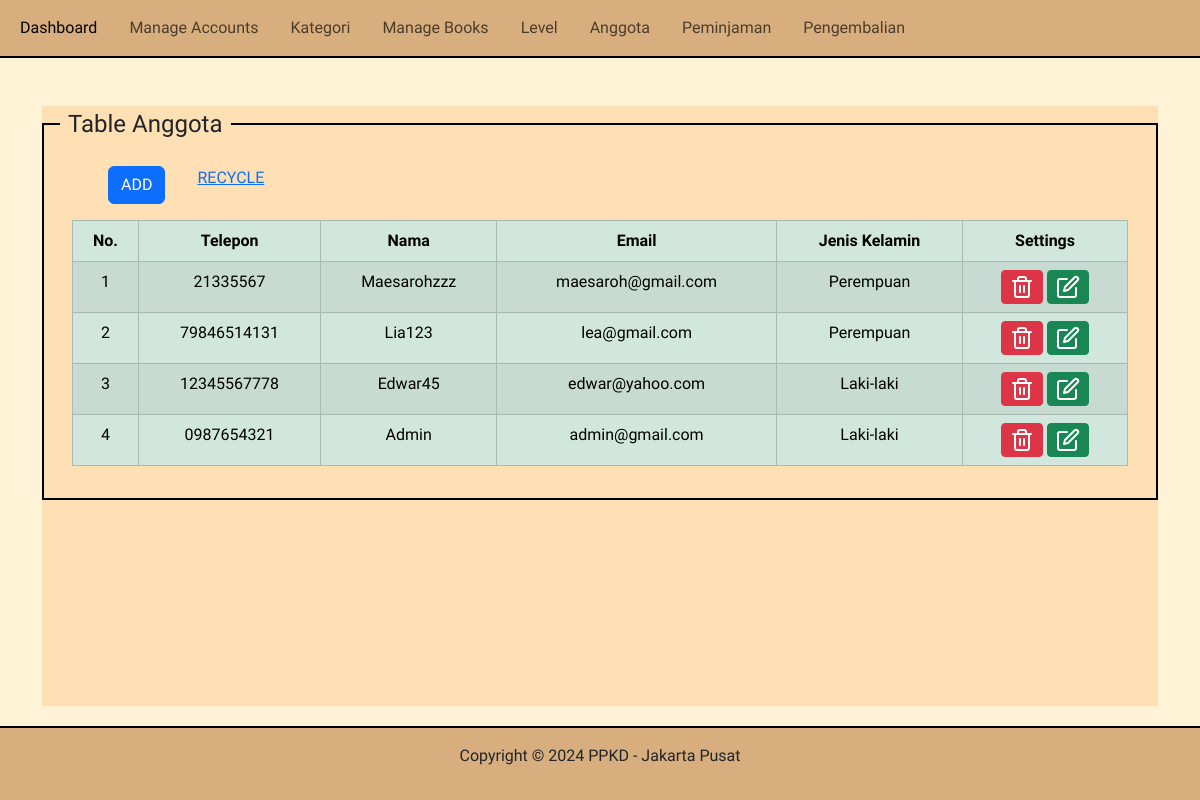
Screenshot of /?pg=table-anggota with the database file from the repository.
### tables this page shows
CREATE TABLE `user` (
  `id` int(11) NOT NULL,
  `nama` varchar(50) NOT NULL,
  `email` varchar(50) NOT NULL,
  `password` varchar(100) NOT NULL,
  `jenis_kelamin` varchar(10) NOT NULL,
  `telepon` varchar(16) NOT NULL
);

### content/table-anggota.php (the view)
<?php
$user = mysqli_query($koneksi, 'SELECT * FROM user ORDER BY id DESC');
?>
<div class="container table-anggota">
    <div class="warna">
        <fieldset class='border border-black border-2 p-3'>
            <legend class='float-none w-auto px-2'>Table Anggota</legend>
            <div class="d-flex ms-5">
                <a href="?pg=tambah-user" class='btn btn-primary me-3'>ADD</a>
                <a href="" class='ms-3'>RECYCLE</a>
            </div>
            <div class="container mt-3 d-flex justify-content-center initable">
                <table class='text-center table table-bordered table-success table-striped'>
                    <thead>
                        <tr>
                            <th>No.</th>
                            <th>Telepon</th>
                            <th>Nama</th>
                            <th>Email</th>
                            <th>Jenis Kelamin</th>
                            <th>Settings</th>
                        </tr>
                    </thead>
                    <tbody>
                        <?php
                        $no = 1;
                        while ($rowUser = mysqli_fetch_assoc($user)):
                        ?>
                            <tr>
                                <td><?php echo $no++ ?></td>
                                <td><?php echo $rowUser['telepon'] ?></td>
                                <td><?php echo $rowUser['nama'] ?></td>
                                <td><?php echo $rowUser['email'] ?></td>
                                <td><?php echo $rowUser['jenis_kelamin'] ?></td>
                                <td>
                                    <a href="?pg=tambah-user&delete=<?php echo $rowUser['id'] ?>" onclick="return confirm('Apakah anda yakin akan menghapus data ini??')" class="btn btn-danger btn-sm"><i data-feather="trash-2"></i></a>
                                    <a href="?pg=tambah-user&edit=<?php echo $rowUser['id'] ?>" class="btn btn-success btn-sm"><i data-feather="edit"></i></a>
                                </td>
                            </tr>
                        <?php endwhile ?>
                    </tbody>
                </table>
            </div>
        </fieldset>
    </div>
</div>

### style/style.css (style rules this page uses)
* { font-family: "Chelsea Market"; }
:root { --primary: #FFF2D7; --secondary: #FFE0B5; --tersier: #F8C794; --fourth: #D8AE7E; }
body { background-color: var(--primary); }
th, td { padding: 15px; }
.table-anggota, .table-buku { min-width: 80%; }
.container .warna { background-color: var(--secondary); height: 600px; }

### rows the page displays
user: telepon "21335567", nama "Maesarohzzz", email "maesaroh@gmail.com", jenis_kelamin "Perempuan"
user: telepon "79846514131", nama "Lia123", email "lea@gmail.com", jenis_kelamin "Perempuan"
user: telepon "12345567778", nama "Edwar45", email "edwar@yahoo.com", jenis_kelamin "Laki-laki"
user: telepon "0987654321", nama "Admin", email "admin@gmail.com", jenis_kelamin "Laki-laki"
